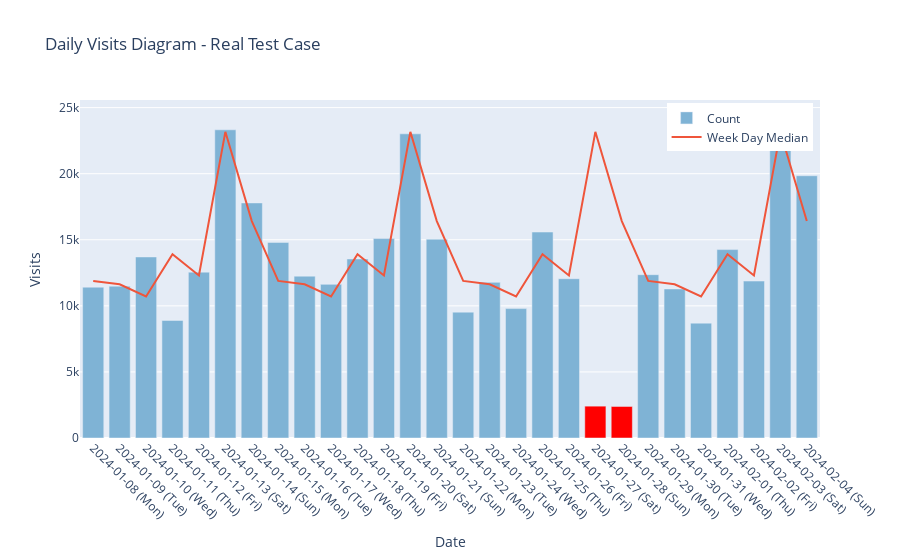

The cell this chart's notebook holds for it:
### Code cell
week_day_names = {0: "Mon", 1: "Tue", 2: "Wed", 3: "Thu", 4: "Fri", 5: "Sat", 6: "Sun"}

fig = go.Figure()

fig.add_trace(
    go.Bar(
        x=daily["visit_date"],
        y=daily["count"],
        marker=dict(color=daily["is_outlier"].map({True: "red", False: "#7FB3D5"})),
        name="Count",
    )
)

fig.add_trace(
    go.Scatter(
        x=daily["visit_date"],
        y=daily["week_day_median"],
        mode="lines",
        name="Week Day Median",
    )
)

tick_labels = [
    f"{date.strftime('%Y-%m-%d')} ({week_day_names[date.weekday()]})"
    for date in df["visit_date"]
]

fig.update_layout(
    title="Daily Visits Diagram - Real Test Case",
    xaxis=dict(
        title="Date", tickangle=45, tickvals=df["visit_date"], ticktext=tick_labels
    ),
    yaxis=dict(title="Visits"),
    legend=dict(yanchor="top", y=0.99, xanchor="right", x=0.99),
)

fig.show()

### Figure 1 — Plotly figure (JSON) as saved in the notebook; plotly's stock layout.template omitted (floating-point values rounded to 4 significant figures; data arrays with more than 128 entries replaced by an {"elided": "..."} marker saying what was removed)
{"data": [{"marker": {"color": ["#7FB3D5", "#7FB3D5", "#7FB3D5", "#7FB3D5", "#7FB3D5", "#7FB3D5", "#7FB3D5", "#7FB3D5", "#7FB3D5", "#7FB3D5", "#7FB3D5", "#7FB3D5", "#7FB3D5", "#7FB3D5", "#7FB3D5", "#7FB3D5", "#7FB3D5", "#7FB3D5", "#7FB3D5", "red", "red", "#7FB3D5", "#7FB3D5", "#7FB3D5", "#7FB3D5", "#7FB3D5", "#7FB3D5", "#7FB3D5"]}, "name": "Count", "type": "bar", "x": ["2024-01-08", "2024-01-09", "2024-01-10", "2024-01-11", "2024-01-12", "2024-01-13", "2024-01-14", "2024-01-15", "2024-01-16", "2024-01-17", "2024-01-18", "2024-01-19", "2024-01-20", "2024-01-21", "2024-01-22", "2024-01-23", "2024-01-24", "2024-01-25", "2024-01-26", "2024-01-27", "2024-01-28", "2024-01-29", "2024-01-30", "2024-01-31", "2024-02-01", "2024-02-02", "2024-02-03", "2024-02-04"], "y": [11414, 11487, 13700, 8895, 12551, 23321, 17788, 14799, 12247, 11625, 13547, 15090, 23016, 15047, 9525, 11780, 9791, 15586, 12053, 2410, 2386, 12357, 11279, 8692, 14258, 11876, 24298, 19845]}, {"mode": "lines", "name": "Week Day Median", "type": "scatter", "x": ["2024-01-08", "2024-01-09", "2024-01-10", "2024-01-11", "2024-01-12", "2024-01-13", "2024-01-14", "2024-01-15", "2024-01-16", "2024-01-17", "2024-01-18", "2024-01-19", "2024-01-20", "2024-01-21", "2024-01-22", "2024-01-23", "2024-01-24", "2024-01-25", "2024-01-26", "2024-01-27", "2024-01-28", "2024-01-29", "2024-01-30", "2024-01-31", "2024-02-01", "2024-02-02", "2024-02-03", "2024-02-04"], "y": [11890.0, 11630.0, 10708, 13900.0, 12302, 23170.0, 16420.0, 11890.0, 11630.0, 10708, 13900.0, 12302, 23170.0, 16420.0, 11890.0, 11630.0, 10708, 13900.0, 12302, 23170.0, 16420.0, 11890.0, 11630.0, 10708, 13900.0, 12302, 23170.0, 16420.0]}], "layout": {"legend": {"x": 0.99, "xanchor": "right", "y": 0.99, "yanchor": "top"}, "title": {"text": "Daily Visits Diagram - Real Test Case"}, "xaxis": {"tickangle": 45, "ticktext": {"elided": "2352 str values"}, "tickvals": {"elided": "2352 str values"}, "title": {"text": "Date"}}, "yaxis": {"title": {"text": "Visits"}}}}
